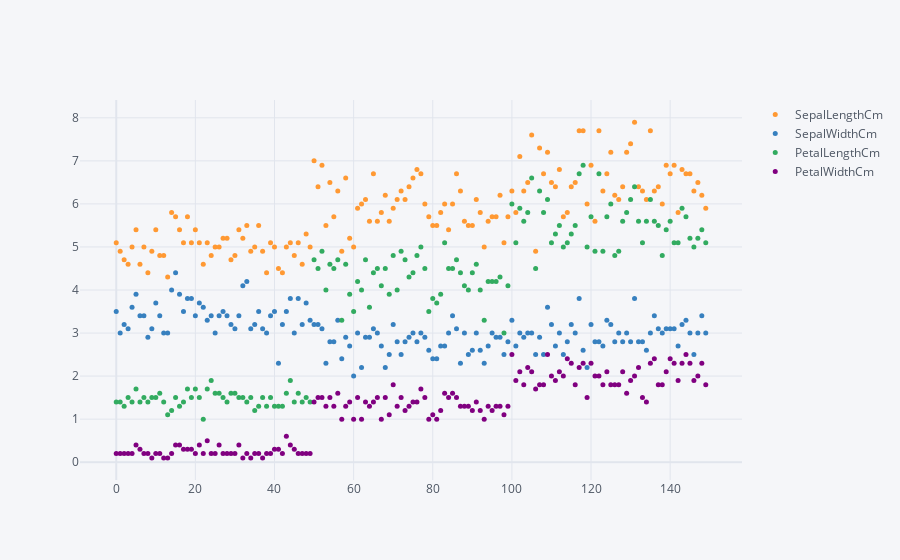

Here is the notebook cell this chart was saved with:
### Code cell
df.iplot(mode = "markers",kind="scatter", size=5)

### Figure 1 — Plotly figure (JSON) as saved in the notebook; plotly's stock layout.template omitted (floating-point values rounded to 4 significant figures; data arrays with more than 128 entries replaced by an {"elided": "..."} marker saying what was removed)
{"data": [{"line": {"color": "rgba(255, 153, 51, 1.0)", "dash": "solid", "shape": "linear", "width": 1.3}, "marker": {"size": 5, "symbol": "circle"}, "mode": "markers", "name": "SepalLengthCm", "text": "", "type": "scatter", "x": {"elided": "150 int values"}, "y": {"elided": "150 float values"}}, {"line": {"color": "rgba(55, 128, 191, 1.0)", "dash": "solid", "shape": "linear", "width": 1.3}, "marker": {"size": 5, "symbol": "circle"}, "mode": "markers", "name": "SepalWidthCm", "text": "", "type": "scatter", "x": {"elided": "150 int values"}, "y": {"elided": "150 float values"}}, {"line": {"color": "rgba(50, 171, 96, 1.0)", "dash": "solid", "shape": "linear", "width": 1.3}, "marker": {"size": 5, "symbol": "circle"}, "mode": "markers", "name": "PetalLengthCm", "text": "", "type": "scatter", "x": {"elided": "150 int values"}, "y": {"elided": "150 float values"}}, {"line": {"color": "rgba(128, 0, 128, 1.0)", "dash": "solid", "shape": "linear", "width": 1.3}, "marker": {"size": 5, "symbol": "circle"}, "mode": "markers", "name": "PetalWidthCm", "text": "", "type": "scatter", "x": {"elided": "150 int values"}, "y": {"elided": "150 float values"}}], "layout": {"legend": {"bgcolor": "#F5F6F9", "font": {"color": "#4D5663"}}, "paper_bgcolor": "#F5F6F9", "plot_bgcolor": "#F5F6F9", "title": {"font": {"color": "#4D5663"}}, "xaxis": {"gridcolor": "#E1E5ED", "showgrid": true, "tickfont": {"color": "#4D5663"}, "title": {"font": {"color": "#4D5663"}, "text": ""}, "zerolinecolor": "#E1E5ED"}, "yaxis": {"gridcolor": "#E1E5ED", "showgrid": true, "tickfont": {"color": "#4D5663"}, "title": {"font": {"color": "#4D5663"}, "text": ""}, "zerolinecolor": "#E1E5ED"}}}
